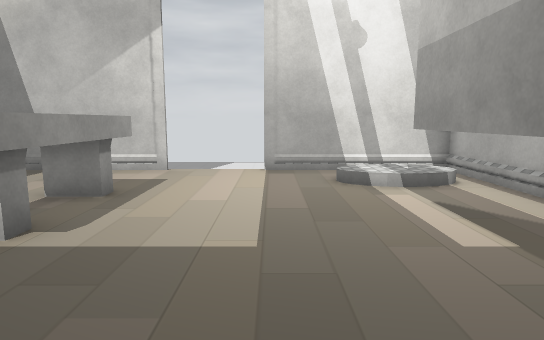
[1] (above)

13 first-person views from a walk through a 3-D level made in the Unity game engine. The camera is 1.5 m above the floor, tilts 8° down and sees 75° across. The floor is counted in squares, 1 m on a side. Each view is taken from the middle of a square. On the plan, view 1 faces up. The plan holds only what a view shows up to about 16 squares ahead; the rest is blank. Door leaves are left out, so doorways stand open. Some surface patterns are stand-ins.

[2]
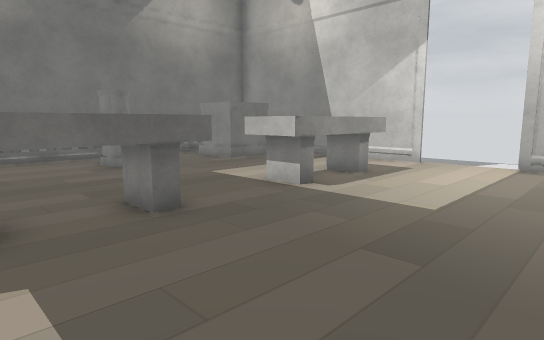

[3]
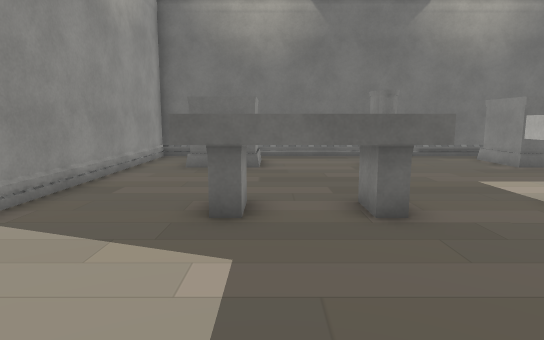

[4]
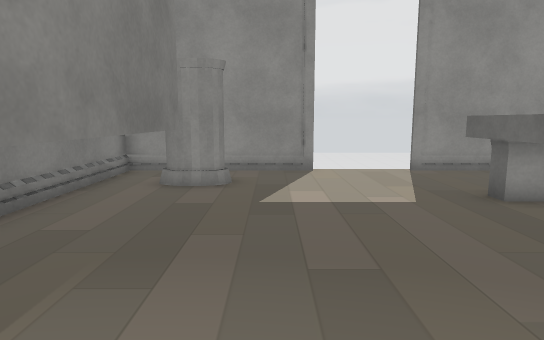

[5]
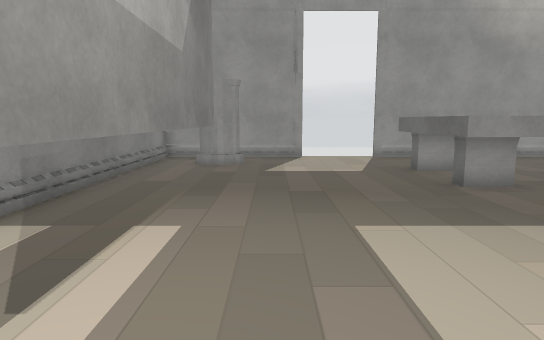

[6]
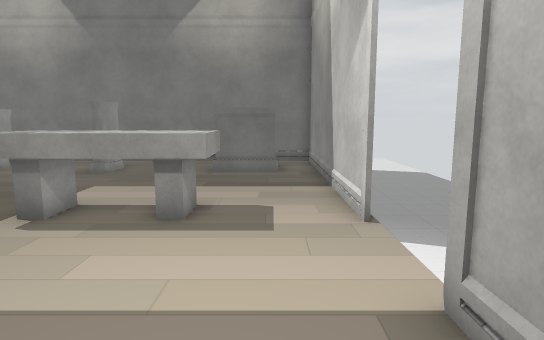

[7]
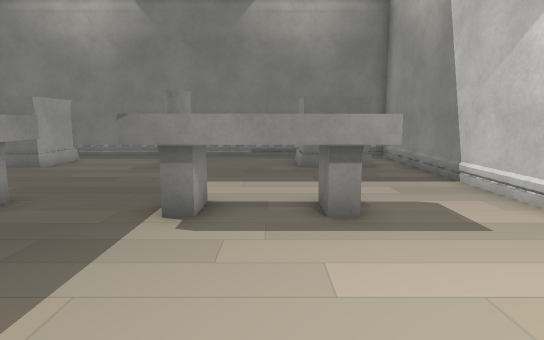

[8]
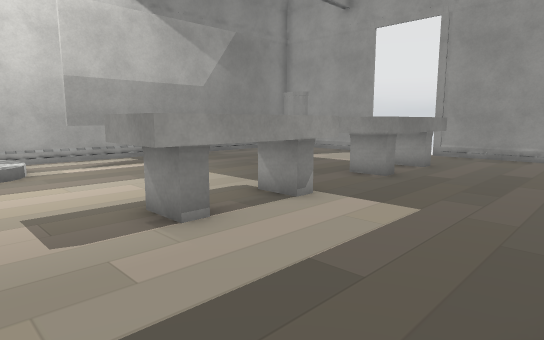

[9]
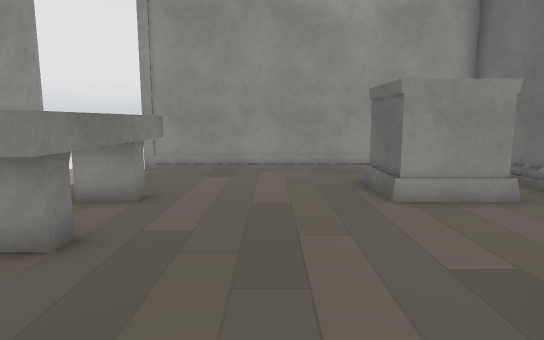

[10]
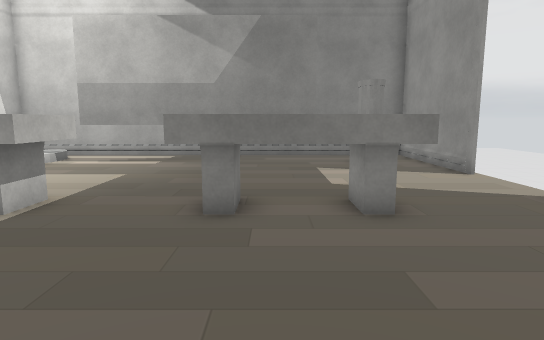

[11]
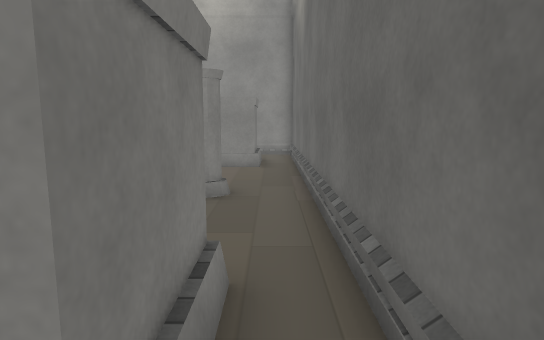

[12]
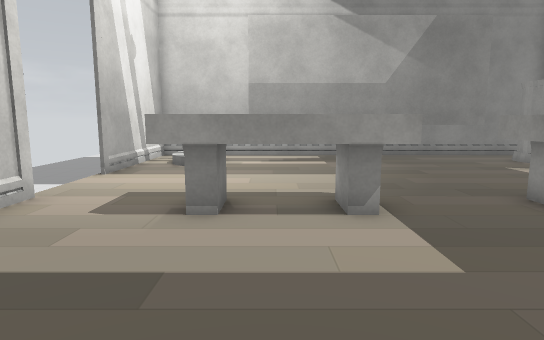

[13]
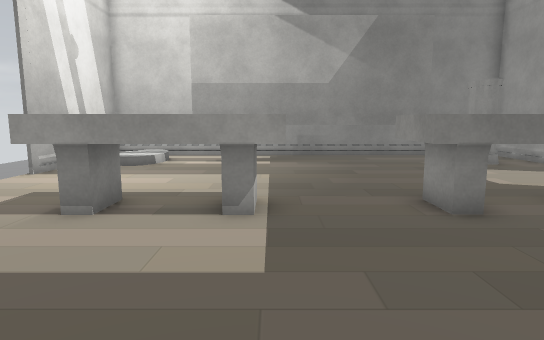

### Floor plan
Key: @ floor where view 1 was taken; # wall or solid block; . main floor; : floor 0.25 m higher than the main floor; - floor 0.25 m lower than the main floor; / step, stairs or slope; D open door; B bench; T thing the floor can be seen under or through.
Columns run from 13 left of view 1 to 6 right of it. Each row starts with its distance up from view 1.
 15 ------   ----   ----
 14 -------- ----- -----
 13  -----------------
 12      ------------
 11 ##########DDD######
 10 #.................#
  9 #.###........../::#
  8 #.###....BB....///#
  7 #.###...BBB...../.#
  6 #.......BBB.....T.#
  5 #.......BBB.....T.#
  4 #.......BBB.....T.#
  3 #.##............T.#
  2 #...............T.#
  1 #.......BBB.....T.#
  0 #.......B B..@..T.#
 -1 #.......BBB.....T.#
 -2 #.###...BBB.......#
 -3 #.###.............#
 -4 #. #............#.#
 -5 #.................#
 -6 ##########DDD######
 -7             ----
 -8          ---------
 -9          ---- -----
-10         -----   ----
-11         -----    ---

Positions as (right, up) in squares from view 1, and headings:
1: (0, 0), facing up
2: (2, -2), facing up-left
3: (2, -1), facing left
4: (1, 5), facing down
5: (1, 9), facing down
6: (3, 9), facing left
7: (2, 6), facing left
8: (-9, 10), facing down-right
9: (-7, 5), facing down
10: (-10, 0), facing right
11: (-12, 10), facing down
12: (-10, 6), facing right
13: (-10, 4), facing right
